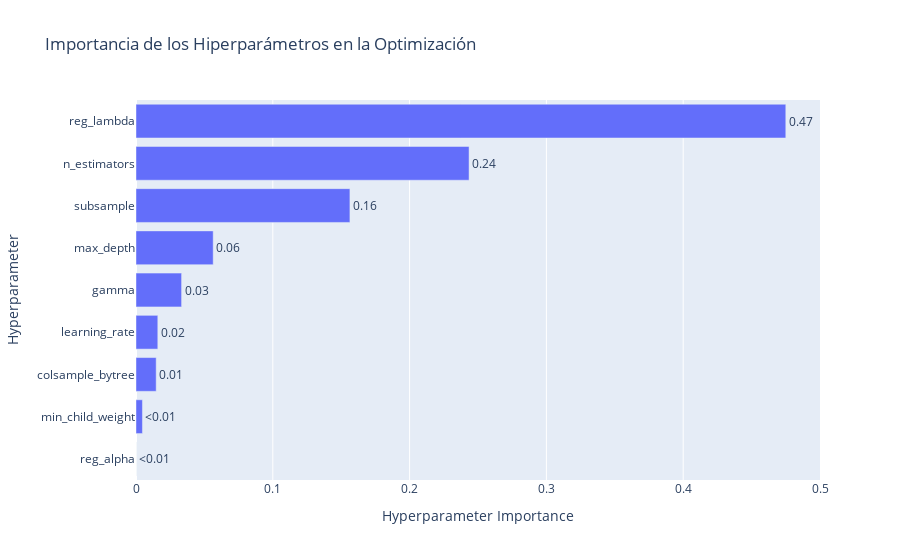

This figure's notebook cell:
### Code cell
# Celda Y+3: Gráfico de Importancia de Parámetros

import optuna.visualization as ov

# Asegúrate de que study_xgb_cls está definido y la optimización ya se ejecutó
if 'study_xgb_cls' in locals() and study_xgb_cls is not None:
    print("\nGenerando gráfico de importancia de parámetros...")
    try:
        fig = ov.plot_param_importances(study_xgb_cls)
        fig.update_layout(title="Importancia de los Hiperparámetros en la Optimización")
        fig.show()
        print("Gráfico de importancia de parámetros generado.")
    except Exception as e:
        print(f"Error al generar el gráfico de importancia de parámetros: {e}")
        print("Asegúrate de que el estudio tiene al menos 2 trials para calcular la importancia.") # Se necesitan al menos 2 trials
else:
    print("El estudio de Optuna no está definido o no se ha ejecutado.")

### Figure 1 — Plotly figure (JSON) as saved in the notebook; plotly's stock layout.template omitted (floating-point values rounded to 4 significant figures)
{"data": [{"cliponaxis": false, "hovertemplate": ["reg_alpha (FloatDistribution): 7.290326318653704e-07<extra></extra>", "min_child_weight (IntDistribution): 0.004707320305652575<extra></extra>", "colsample_bytree (FloatDistribution): 0.014750880773512295<extra></extra>", "learning_rate (FloatDistribution): 0.01594549202721113<extra></extra>", "gamma (FloatDistribution): 0.03332582737475567<extra></extra>", "max_depth (IntDistribution): 0.05642197727882272<extra></extra>", "subsample (FloatDistribution): 0.15637648445784388<extra></extra>", "n_estimators (IntDistribution): 0.24347339707059346<extra></extra>", "reg_lambda (FloatDistribution): 0.4749978916789764<extra></extra>"], "name": "Objective Value", "orientation": "h", "text": ["<0.01", "<0.01", "0.01", "0.02", "0.03", "0.06", "0.16", "0.24", "0.47"], "textposition": "outside", "type": "bar", "x": [7.29e-07, 0.004707, 0.01475, 0.01595, 0.03333, 0.05642, 0.1564, 0.2435, 0.475], "y": ["reg_alpha", "min_child_weight", "colsample_bytree", "learning_rate", "gamma", "max_depth", "subsample", "n_estimators", "reg_lambda"]}], "layout": {"title": {"text": "Importancia de los Hiperparámetros en la Optimización"}, "xaxis": {"title": {"text": "Hyperparameter Importance"}}, "yaxis": {"title": {"text": "Hyperparameter"}}}}
